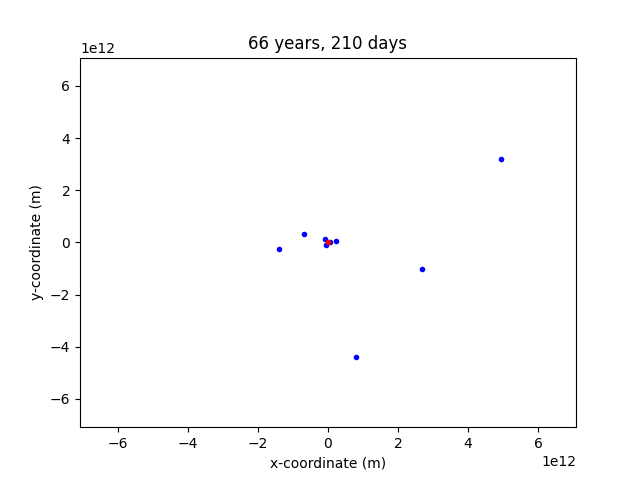

Write Python code to recreate this figure.
import math
import numpy as np
import matplotlib.pyplot as plt
from matplotlib.animation import FuncAnimation
import random

n = 10
name_id = {'SUN': 0, 'MERCURY':1, 'VENUS': 2, 'EARTH': 3, 'MARS': 4, 'JUPITER': 5, 'SATURN': 6,	'URANUS': 7, 'NEPTUNE': 8, 'PLUTO': 9}
mass = [m*1e24 for m in [1.98847e6, 0.330, 4.87, 5.97, 0.642,	1898, 568, 86.8, 102, 0.0146]]
dist = [d*1e9 for d in [0., 57.9, 108.2, 149.6, 227.9,	778.6,	1433.5,	2872.5,	4495.1,	5906.4]] 
G=6.67408e-11 
dt = 24*3600

theta_r = [0.]*n
pos = np.zeros([n, 2])
for i in range(n):
    theta_r[i] = random.uniform(0, math.pi*2)
    pos[i,:] = np.array([dist[i]*math.cos(theta_r[i]), dist[i]*math.sin(theta_r[i])]) 

vel = np.zeros([n, 2])
net_p = 0
for i in range(1, n):
    v_mag = math.sqrt(G*mass[0]/dist[i])
    theta_v = math.pi/2 + theta_r[i]
    #theta_v = random.uniform(0, math.pi/2)
    vel[i,:] = np.array([v_mag*math.cos(theta_v), v_mag*math.sin(theta_v)])
    net_p += mass[i]*vel[i]
vel[0,:] = -net_p/mass[0]
vel = np.array(vel)

fig = plt.figure()
ax = fig.add_subplot(1, 1, 1)

def animate(frame):
    for t in range(100):
        for i in range(n):
            net_acc = [0., 0.]
            for j in range(n):
                if j != i: 
                    Rij = pos[i] - pos[j]
                    net_acc += -G*mass[j]*Rij*((Rij[0]**2 + Rij[1]**2)**-1.5)

            vel[i] += net_acc*dt 
            pos[i] += vel[i]*dt

    ax.clear()
    lim_D = dist[name_id["PLUTO"]]*1.2
    ax.set_xlim(-lim_D, lim_D)
    ax.set_ylim(-lim_D, lim_D)

    total_days = 100*frame
    ax.set_title("%d years, %d days" % (total_days//365, total_days%365))
    
    ax.set_xlabel('x-coordinate (m)',fontsize=10)
    ax.set_ylabel('y-coordinate (m)',fontsize=10)
    

    planet_plot, = ax.plot(pos[1:,0], pos[1:, 1], "b.")
    star_plot, = ax.plot(*pos[0], "r.")

    return planet_plot, star_plot

ani = FuncAnimation(fig, animate, frames=None, interval=1)
plt.show()
